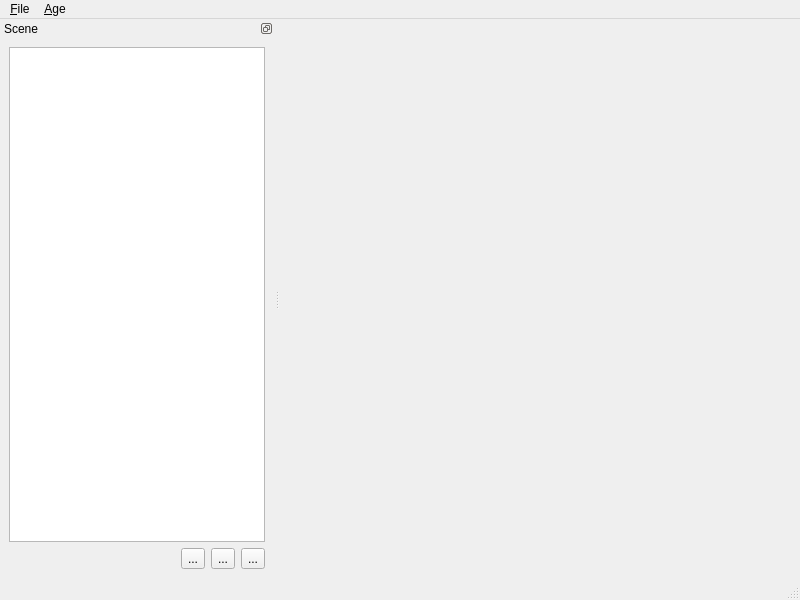
<?xml version="1.0" encoding="UTF-8"?>
<ui version="4.0">
 <class>ACMainWindow</class>
 <widget class="QMainWindow" name="ACMainWindow">
  <property name="geometry">
   <rect>
    <x>0</x>
    <y>0</y>
    <width>800</width>
    <height>600</height>
   </rect>
  </property>
  <property name="windowTitle">
   <string>AgeCreator</string>
  </property>
  <widget class="QWidget" name="centralwidget"/>
  <widget class="QMenuBar" name="menubar">
   <property name="geometry">
    <rect>
     <x>0</x>
     <y>0</y>
     <width>800</width>
     <height>21</height>
    </rect>
   </property>
   <widget class="QMenu" name="menuFile">
    <property name="title">
     <string>&amp;File</string>
    </property>
    <addaction name="actionFileNew"/>
    <addaction name="actionFileOpen"/>
    <addaction name="separator"/>
    <addaction name="actionFileSave"/>
    <addaction name="actionFileSaveAs"/>
    <addaction name="separator"/>
    <addaction name="actionFileClose"/>
    <addaction name="actionFileQuit"/>
   </widget>
   <widget class="QMenu" name="menuAge">
    <property name="title">
     <string>&amp;Age</string>
    </property>
    <addaction name="actionAgeImport"/>
    <addaction name="actionAgeExport"/>
    <addaction name="separator"/>
    <addaction name="actionAgeProperties"/>
   </widget>
   <addaction name="menuFile"/>
   <addaction name="menuAge"/>
  </widget>
  <widget class="QStatusBar" name="statusbar"/>
  <widget class="QDockWidget" name="dockWidget">
   <property name="features">
    <set>QDockWidget::DockWidgetFloatable|QDockWidget::DockWidgetMovable</set>
   </property>
   <property name="windowTitle">
    <string>Scene</string>
   </property>
   <attribute name="dockWidgetArea">
    <number>1</number>
   </attribute>
   <widget class="QWidget" name="dockWidgetContents">
    <layout class="QVBoxLayout" name="verticalLayout">
     <item>
      <widget class="QTreeView" name="sceneTreeView">
       <property name="dragEnabled">
        <bool>true</bool>
       </property>
       <property name="dragDropMode">
        <enum>QAbstractItemView::InternalMove</enum>
       </property>
       <property name="defaultDropAction">
        <enum>Qt::MoveAction</enum>
       </property>
       <property name="selectionMode">
        <enum>QAbstractItemView::ExtendedSelection</enum>
       </property>
       <property name="headerHidden">
        <bool>true</bool>
       </property>
      </widget>
     </item>
     <item>
      <layout class="QHBoxLayout" name="horizontalLayout">
       <item>
        <spacer name="horizontalSpacer">
         <property name="orientation">
          <enum>Qt::Horizontal</enum>
         </property>
         <property name="sizeHint" stdset="0">
          <size>
           <width>40</width>
           <height>20</height>
          </size>
         </property>
        </spacer>
       </item>
       <item>
        <widget class="QToolButton" name="buttonAddLayer">
         <property name="text">
          <string>...</string>
         </property>
        </widget>
       </item>
       <item>
        <widget class="QToolButton" name="buttonAddObject">
         <property name="text">
          <string>...</string>
         </property>
        </widget>
       </item>
       <item>
        <widget class="QToolButton" name="buttonDelObject">
         <property name="text">
          <string>...</string>
         </property>
        </widget>
       </item>
      </layout>
     </item>
    </layout>
   </widget>
  </widget>
  <action name="actionAgeImport">
   <property name="text">
    <string>&amp;Import</string>
   </property>
  </action>
  <action name="actionAgeExport">
   <property name="text">
    <string>&amp;Export</string>
   </property>
  </action>
  <action name="actionFileNew">
   <property name="text">
    <string>&amp;New</string>
   </property>
  </action>
  <action name="actionFileOpen">
   <property name="text">
    <string>&amp;Open</string>
   </property>
  </action>
  <action name="actionFileSave">
   <property name="text">
    <string>&amp;Save</string>
   </property>
  </action>
  <action name="actionFileSaveAs">
   <property name="text">
    <string>Save &amp;As...</string>
   </property>
  </action>
  <action name="actionFileClose">
   <property name="text">
    <string>&amp;Close</string>
   </property>
  </action>
  <action name="actionFileQuit">
   <property name="text">
    <string>&amp;Quit</string>
   </property>
  </action>
  <action name="actionLayerAdd">
   <property name="text">
    <string>&amp;Add</string>
   </property>
  </action>
  <action name="actionAgeProperties">
   <property name="text">
    <string>Properties...</string>
   </property>
  </action>
 </widget>
 <resources/>
 <connections>
  <connection>
   <sender>actionAgeExport</sender>
   <signal>triggered()</signal>
   <receiver>ACMainWindow</receiver>
   <slot>exportAge()</slot>
   <hints>
    <hint type="sourcelabel">
     <x>-1</x>
     <y>-1</y>
    </hint>
    <hint type="destinationlabel">
     <x>399</x>
     <y>299</y>
    </hint>
   </hints>
  </connection>
  <connection>
   <sender>actionAgeImport</sender>
   <signal>triggered()</signal>
   <receiver>ACMainWindow</receiver>
   <slot>importAge()</slot>
   <hints>
    <hint type="sourcelabel">
     <x>-1</x>
     <y>-1</y>
    </hint>
    <hint type="destinationlabel">
     <x>399</x>
     <y>299</y>
    </hint>
   </hints>
  </connection>
  <connection>
   <sender>actionFileClose</sender>
   <signal>triggered()</signal>
   <receiver>ACMainWindow</receiver>
   <slot>closeAge()</slot>
   <hints>
    <hint type="sourcelabel">
     <x>-1</x>
     <y>-1</y>
    </hint>
    <hint type="destinationlabel">
     <x>399</x>
     <y>299</y>
    </hint>
   </hints>
  </connection>
  <connection>
   <sender>actionFileNew</sender>
   <signal>triggered()</signal>
   <receiver>ACMainWindow</receiver>
   <slot>newAge()</slot>
   <hints>
    <hint type="sourcelabel">
     <x>-1</x>
     <y>-1</y>
    </hint>
    <hint type="destinationlabel">
     <x>399</x>
     <y>299</y>
    </hint>
   </hints>
  </connection>
  <connection>
   <sender>actionFileQuit</sender>
   <signal>triggered()</signal>
   <receiver>ACMainWindow</receiver>
   <slot>close()</slot>
   <hints>
    <hint type="sourcelabel">
     <x>-1</x>
     <y>-1</y>
    </hint>
    <hint type="destinationlabel">
     <x>399</x>
     <y>299</y>
    </hint>
   </hints>
  </connection>
 </connections>
 <slots>
  <slot>newAge()</slot>
  <slot>closeAge()</slot>
  <slot>importAge()</slot>
  <slot>exportAge()</slot>
 </slots>
</ui>
